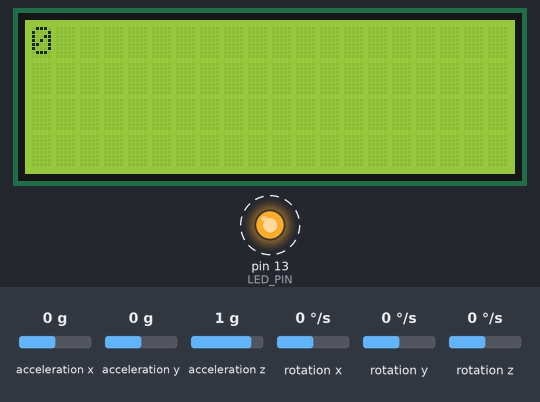
Recording of a sketch running on a simulated Arduino Uno, built with avr-gcc and run on an emulated ATmega328P. Shown: 20×4 character LCD, output pins drawn as LEDs (lit = HIGH). Dashed ring = blinking. Inputs (shaded band) come from the test bench; at power-on: acceleration x 0 g, acceleration y 0 g, acceleration z 1 g, rotation x 0 °/s, rotation y 0 °/s, rotation z 0 °/s. What the sketch prints to the serial monitor is not drawn.

Above: at 1.38 s.
1.4 s: acceleration x set to -1.4 g
At 1.72 s:
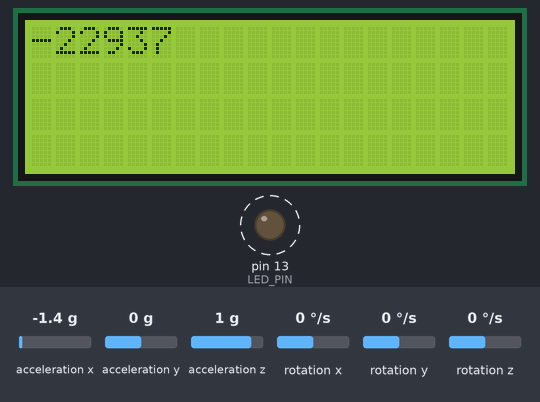
3.2 s: acceleration x set to -0.8 g
At 3.41 s:
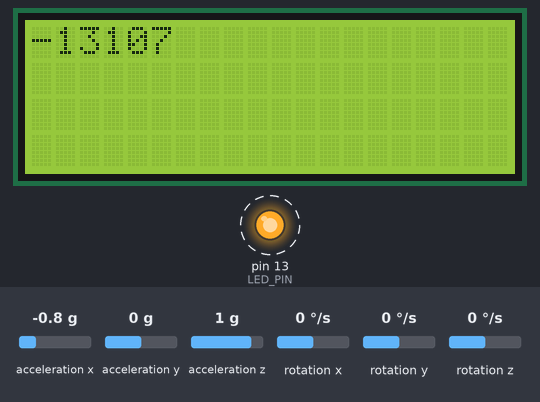
4.7 s: acceleration x set to 0.8 g
At 4.99 s:
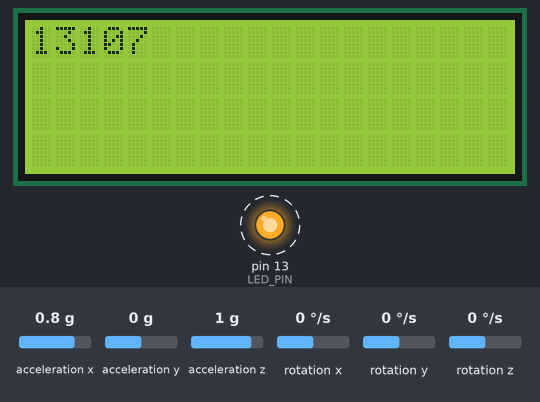
Timing chart, 0 to 12.2 s (numbered marks = the images above; inputs shaded):
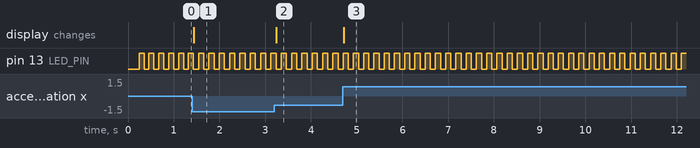

Measured:
- after the input at 1.4 s, the display: changes at once (image 1)
- after the input at 3.2 s, the display: changes after 0.05 s (image 2)
- after the input at 4.7 s, the display: changes at once (image 3)
- by itself, pin 13 (LED_PIN): alternates HIGH for 0.11 s and LOW for 0.11 s

The sketch:

sketch_nov09b.ino
```cpp
// I2C device class (I2Cdev) demonstration Arduino sketch for MPU6050 class
// 10/7/2011 by Jeff Rowberg <jeff@rowberg.net>
// Updates should (hopefully) always be available at https://github.com/jrowberg/i2cdevlib
//
// Changelog:
//      2013-05-08 - added multiple output formats
//                 - added seamless Fastwire support
//      2011-10-07 - initial release

/* ============================================
I2Cdev device library code is placed under the MIT license
Copyright (c) 2011 Jeff Rowberg

Permission is hereby granted, free of charge, to any person obtaining a copy
of this software and associated documentation files (the "Software"), to deal
in the Software without restriction, including without limitation the rights
to use, copy, modify, merge, publish, distribute, sublicense, and/or sell
copies of the Software, and to permit persons to whom the Software is
furnished to do so, subject to the following conditions:

The above copyright notice and this permission notice shall be included in
all copies or substantial portions of the Software.

THE SOFTWARE IS PROVIDED "AS IS", WITHOUT WARRANTY OF ANY KIND, EXPRESS OR
IMPLIED, INCLUDING BUT NOT LIMITED TO THE WARRANTIES OF MERCHANTABILITY,
FITNESS FOR A PARTICULAR PURPOSE AND NONINFRINGEMENT. IN NO EVENT SHALL THE
AUTHORS OR COPYRIGHT HOLDERS BE LIABLE FOR ANY CLAIM, DAMAGES OR OTHER
LIABILITY, WHETHER IN AN ACTION OF CONTRACT, TORT OR OTHERWISE, ARISING FROM,
OUT OF OR IN CONNECTION WITH THE SOFTWARE OR THE USE OR OTHER DEALINGS IN
THE SOFTWARE.
===============================================
*/

// I2Cdev and MPU6050 must be installed as libraries, or else the .cpp/.h files
// for both classes must be in the include path of your project
#include "I2Cdev.h"
#include "MPU6050.h"
#include <Wire.h>
#include <LiquidCrystal_I2C.h>

LiquidCrystal_I2C lcd(0x27, 20, 4); // set the LCD address to 0x27 for a 16 chars and 2 line display

// Arduino Wire library is required if I2Cdev I2CDEV_ARDUINO_WIRE implementation
// is used in I2Cdev.h
#if I2CDEV_IMPLEMENTATION == I2CDEV_ARDUINO_WIRE
    #include "Wire.h"
#endif

// class default I2C address is 0x68
// specific I2C addresses may be passed as a parameter here
// AD0 low = 0x68 (default for InvenSense evaluation board)
// AD0 high = 0x69
MPU6050 accelgyro;
//MPU6050 accelgyro(0x69); // <-- use for AD0 high

int16_t ax, ay, az;
int16_t gx, gy, gz;


// uncomment "OUTPUT_READABLE_ACCELGYRO" if you want to see a tab-separated
// list of the accel X/Y/Z and then gyro X/Y/Z values in decimal. Easy to read,
// not so easy to parse, and slow(er) over UART.
#define OUTPUT_READABLE_ACCELGYRO

// uncomment "OUTPUT_BINARY_ACCELGYRO" to send all 6 axes of data as 16-bit
// binary, one right after the other. This is very fast (as fast as possible
// without compression or data loss), and easy to parse, but impossible to read
// for a human.
//#define OUTPUT_BINARY_ACCELGYRO


#define LED_PIN 13
bool blinkState = false;

void setup() {
  lcd.init();                      // initialize the lcd
  lcd.init();
  // Print a message to the LCD.
  lcd.backlight();
    // join I2C bus (I2Cdev library doesn't do this automatically)
    #if I2CDEV_IMPLEMENTATION == I2CDEV_ARDUINO_WIRE
        Wire.begin();
    #elif I2CDEV_IMPLEMENTATION == I2CDEV_BUILTIN_FASTWIRE
        Fastwire::setup(400, true);
    #endif

    // initialize serial communication
    // (38400 chosen because it works as well at 8MHz as it does at 16MHz, but
    // it's really up to you depending on your project)
    Serial.begin(38400);

    // initialize device
    Serial.println("Initializing I2C devices...");
    accelgyro.initialize();

    // verify connection
    Serial.println("Testing device connections...");
    Serial.println(accelgyro.testConnection() ? "MPU6050 connection successful" : "MPU6050 connection failed");

    // use the code below to change accel/gyro offset values
    /*
    Serial.println("Updating internal sensor offsets...");
    // -76  -2359 1688  0 0 0
    Serial.print(accelgyro.getXAccelOffset()); Serial.print("\t"); // -76
    Serial.print(accelgyro.getYAccelOffset()); Serial.print("\t"); // -2359
    Serial.print(accelgyro.getZAccelOffset()); Serial.print("\t"); // 1688
    Serial.print(accelgyro.getXGyroOffset()); Serial.print("\t"); // 0
    Serial.print(accelgyro.getYGyroOffset()); Serial.print("\t"); // 0
    Serial.print(accelgyro.getZGyroOffset()); Serial.print("\t"); // 0
    Serial.print("\n");
    accelgyro.setXGyroOffset(220);
    accelgyro.setYGyroOffset(76);
    accelgyro.setZGyroOffset(-85);
    Serial.print(accelgyro.getXAccelOffset()); Serial.print("\t"); // -76
    Serial.print(accelgyro.getYAccelOffset()); Serial.print("\t"); // -2359
    Serial.print(accelgyro.getZAccelOffset()); Serial.print("\t"); // 1688
    Serial.print(accelgyro.getXGyroOffset()); Serial.print("\t"); // 0
    Serial.print(accelgyro.getYGyroOffset()); Serial.print("\t"); // 0
    Serial.print(accelgyro.getZGyroOffset()); Serial.print("\t"); // 0
    Serial.print("\n");
    */

    // configure Arduino LED pin for output
    pinMode(LED_PIN, OUTPUT);
}

void loop() {
    // read raw accel/gyro measurements from device
    accelgyro.getMotion6(&ax, &ay, &az, &gx, &gy, &gz);

    // these methods (and a few others) are also available
    //accelgyro.getAcceleration(&ax, &ay, &az);
    //accelgyro.getRotation(&gx, &gy, &gz);

    #ifdef OUTPUT_READABLE_ACCELGYRO
        // display tab-separated accel/gyro x/y/z values
        Serial.print("a/g:\t");
        lcd.print(ax);
        Serial.print(ax); Serial.println("\t");
        delay(100);
        lcd.clear();
 /*       Serial.print(ay); Serial.print("\t");
        Serial.print(az); Serial.print("\t");
        Serial.print(gx); Serial.print("\t");
        Serial.print(gy); Serial.print("\t");
 *///       Serial.println(gz);
    #endif

    #ifdef OUTPUT_BINARY_ACCELGYRO
        Serial.write((uint8_t)(ax >> 8)); Serial.write((uint8_t)(ax & 0xFF));
        Serial.write((uint8_t)(ay >> 8)); Serial.write((uint8_t)(ay & 0xFF));
        Serial.write((uint8_t)(az >> 8)); Serial.write((uint8_t)(az & 0xFF));
        Serial.write((uint8_t)(gx >> 8)); Serial.write((uint8_t)(gx & 0xFF));
        Serial.write((uint8_t)(gy >> 8)); Serial.write((uint8_t)(gy & 0xFF));
        Serial.write((uint8_t)(gz >> 8)); Serial.write((uint8_t)(gz & 0xFF));
    #endif

    // blink LED to indicate activity
    blinkState = !blinkState;
    digitalWrite(LED_PIN, blinkState);
}
```
